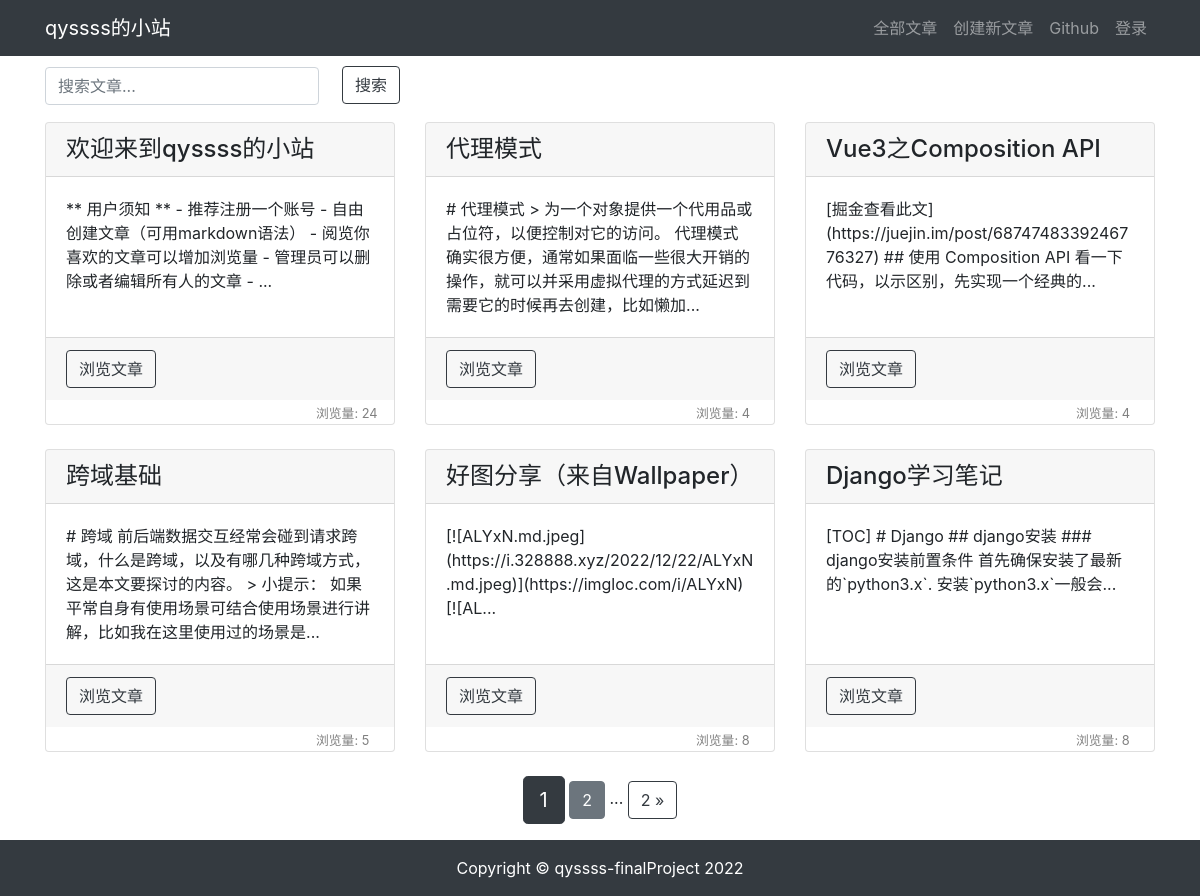
The page / on the database its author committed.
### article/models.py (models this page shows, shortened)
class ArticlePost(models.Model):
    author = models.ForeignKey(User, on_delete=models.CASCADE)
    title = models.CharField(max_length=100)
    body = models.TextField()
    created = models.DateTimeField(default=timezone.now)
    updated = models.DateTimeField(auto_now=True)
    total_views = models.PositiveIntegerField(default=0)
    class Meta:
        ordering = ('-created',)

### article/views.py (the view)
# urls.py: path('', article_list, name='home'),
def article_list(request):
    search = request.GET.get('search')
    order = request.GET.get('order')
    if search:
        if order == 'total_views':
            article_list = ArticlePost.objects.filter(
                Q(title__icontains=search) |
                Q(body__icontains=search)
            ).order_by('-total_views')
        else:
            article_list = ArticlePost.objects.filter(
                Q(title__icontains=search) |
                Q(body__icontains=search)
            )
    else:
        search = ''
        if order == 'total_views':
            article_list = ArticlePost.objects.all().order_by('-total_views')
        else:
            article_list = ArticlePost.objects.all()
    paginator = Paginator(article_list, 6)
    page = request.GET.get('page')
    articles = paginator.get_page(page)
    context = {'articles': articles, 'order': order, 'search': search}
    return render(request, 'article/list.html', context)

### templates/article/list.html (shortened to what this page needs)
{% extends "base.html" %}
{% load staticfiles %}
{% block content %}
<div class="container">
    <div class="row">
        <div class="col-auto mr-auto" style="margin-top:10px">
            <form class="form-inline" >
                <input type="text"
                    class="form-control mb-2 mr-sm-2"
                    name="search"
                    placeholder="搜索文章..."
                    required
                >
                <button class="btn btn-outline-dark" type="submit" style="margin-bottom:10px;margin-left:15px">搜索</button>
            </form>
        </div>
    </div>
    <div class="row mt-2">
        {% for article in articles %}
        <div class="col-4 mb-4">
            <div class="card h-100">
                <h4 class="card-header">{{ article.title }}</h4>
                <div class="card-body">
                    <p class="card-text">{{ article.body|slice:'100' }}...</p>
                </div>
                <div class="card-footer">
                    <a href="{% url 'article:article_detail' article.id %}" class="btn btn-outline-dark">浏览文章</a>
                </div>
                <span>
                    <small class="col align-self-start" style="color: gray;padding-left:270px">
                         浏览量: {{ article.total_views }}
                    </small>
                </span>
            </div>
        </div>
        {% endfor %}
    </div>
    <div class="pagination row">
    <div class="m-auto">
        <span class="step-links">
            <span class="current btn btn-dark btn-lg">
                {{ articles.number }}
            </span>
            {% if articles.has_next %}
                <a href="?page={{ articles.next_page_number }}"
                   class="btn btn-secondary"
                >
                    {{ articles.next_page_number }}
                </a>
                <span>...</span>
                <a href="?page={{ articles.paginator.num_pages }}"
                   class="btn btn-outline-dark"
                >
                    {{ articles.paginator.num_pages }} &raquo;
                </a>
            {% endif %}
        </span>
    </div>
</div>
</div>
{% endblock content %}

### templates/base.html (shortened to what this page needs)
{% load staticfiles %}
<!DOCTYPE html>
<html lang="zh-cn">
<head>
    <link rel="stylesheet" href="{% static 'bootstrap/css/bootstrap.min.css' %}">
    <link rel="stylesheet" href="{% static 'md_css/monokai.css' %}">
</head>
<body>
    {% include 'header.html' %}
    {% block content %}{% endblock content %}
    {% include 'footer.html' %}
</body>
</html>

### templates/header.html
<nav class="navbar navbar-expand-lg navbar-dark bg-dark">
  <div class="container">
    <a class="navbar-brand" href="#">qyssss的小站</a>
    <div>
      <ul class="navbar-nav">
        <li class="nav-item">
            <a class="nav-link" href="{% url 'article:article_list' %}">全部文章</a>
        </li>
        <li class="nav-item">
            <a class="nav-link" href="{% url 'article:article_create' %}">创建新文章</a>
        </li>
        <li class="nav-item">
            <a class="nav-link" href="https://github.com/qyssss">Github</a>
        </li>
        {% if user.is_authenticated %}
        <li class="nav-item dropdown">
            <a class="nav-link dropdown-toggle" href="#" id="navbarDropdown" role="button" data-toggle="dropdown" aria-haspopup="true" aria-expanded="false">
              {{ user.username }}
            </a>
            <div class="dropdown-menu" aria-labelledby="navbarDropdown">
              <a class="dropdown-item" href="{% url "userprofile:logout" %}">退出登录</a>
            </div>
        </li>
        {% else %}
        <li class="nav-item">
            <a class="nav-link" href="{% url 'userprofile:login' %}">登录</a>
        </li>
        {% endif %}
      </ul>
    </div>
  </div>
</nav>

### templates/footer.html
{% load staticfiles %}
<div>
    <br><br><br>
</div>
<footer class="py-3 bg-dark fixed-bottom">
    <div class="container">
        <p class="m-0 text-center text-white">Copyright &copy; qyssss-finalProject 2022</p>
    </div>
</footer>

### rows shown on the page
ArticlePost: title "欢迎来到qyssss的小站", body "** 用户须知 ** - 推荐注册一个账号 - 自由创建文章（可用markdown语法） - 阅览你喜欢的文章可以增加浏览量 - 管理员可以删除或者编辑所有人的文章 -", total_views "24"
ArticlePost: title "代理模式", body "# 代理模式 > 为一个对象提供一个代用品或占位符，以便控制对它的访问。 代理模式确实很方便，通常如果面临一些很大开销的操作，就可以并采用虚拟代理的方式延迟到需要它的时候再去创建，比如懒加", total_views "4"
ArticlePost: title "Vue3之Composition API", body "[掘金查看此文](https://juejin.im/post/6874748339246776327) ## 使用 Composition API 看一下代码，以示区别，先实现一个经典的", total_views "4"
ArticlePost: title "跨域基础", body "# 跨域 前后端数据交互经常会碰到请求跨域，什么是跨域，以及有哪几种跨域方式，这是本文要探讨的内容。 > 小提示： 如果平常自身有使用场景可结合使用场景进行讲解，比如我在这里使用过的场景是", total_views "5"
ArticlePost: title "好图分享（来自Wallpaper）", body "[![ALYxN.md.jpeg](https://i.328888.xyz/2022/12/22/ALYxN.md.jpeg)](https://imgloc.com/i/ALYxN) [![AL", total_views "8"
ArticlePost: title "Django学习笔记", body "[TOC] # Django ## django安装 ### django安装前置条件 首先确保安装了最新的`python3.x`. 安装`python3.x`一般会", total_views "8"

### other values the page prints
{{ articles.number }} "1"
{{ articles.next_page_number }} "2"
{{ articles.paginator.num_pages }} "2"
